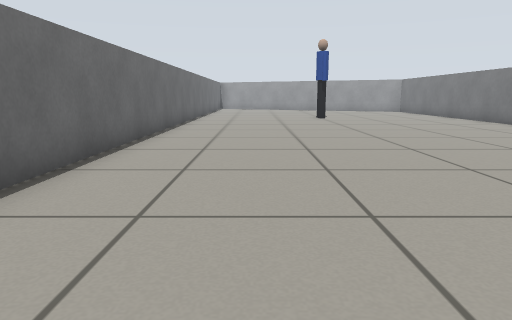
view 1 (above)

16 first-person views from a walk through a Gazebo world. The camera is 0.51 m above the floor, tilts 10° down and sees 70° across. The lines on the ground mark 1 m squares. The floor is counted in squares, 0.5 m on a side. Each view is taken from the middle of a square. On the plan, view 1 faces up. The plan holds only what a view shows up to about 13 squares ahead; the rest is blank. Some stock models are drawn as simple stand-ins.

view 2
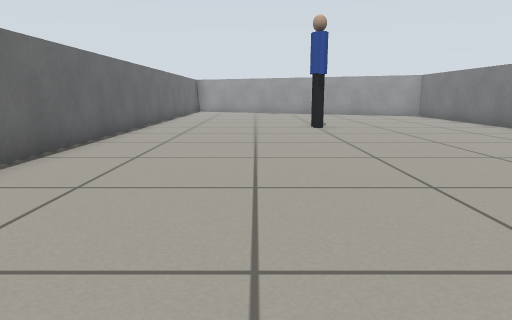

view 3
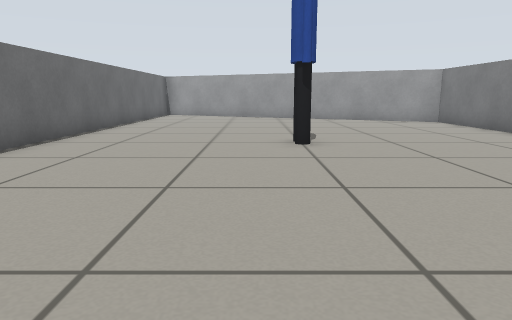

view 4
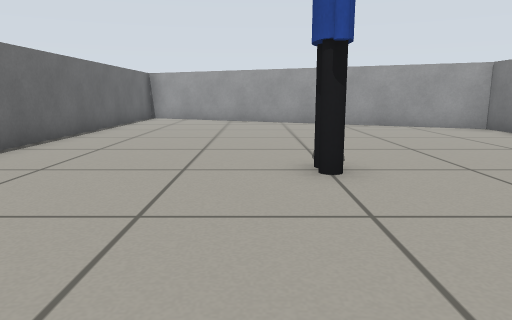

view 5
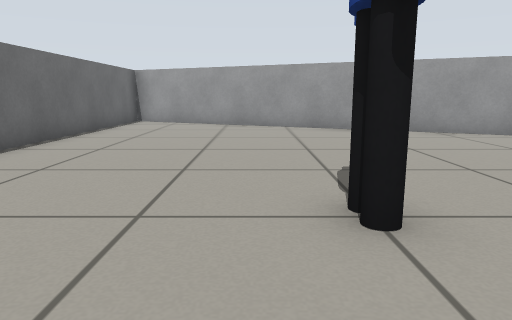

view 6
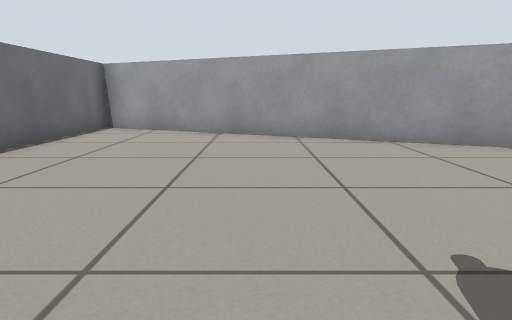

view 7
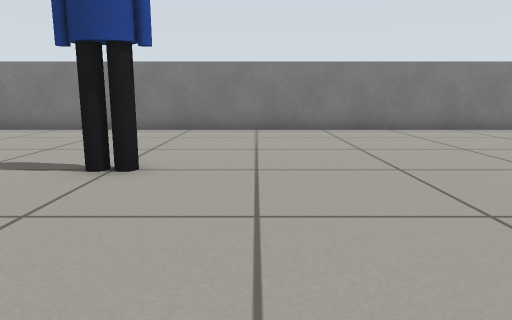

view 8
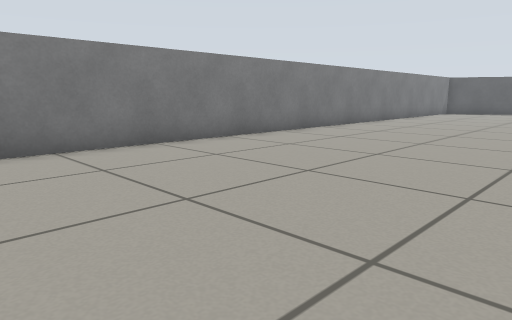

view 9
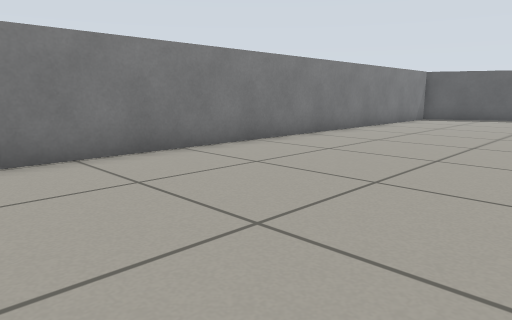

view 10
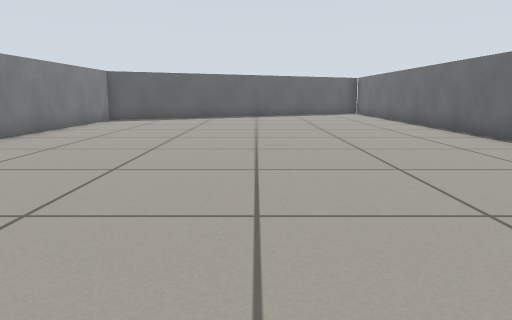

view 11
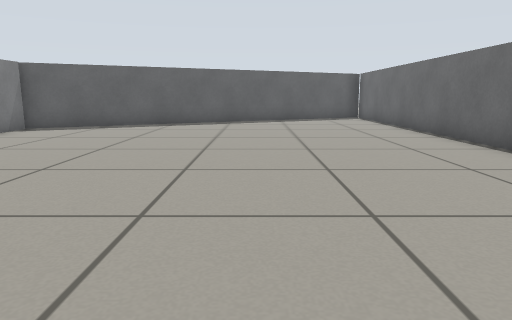

view 12
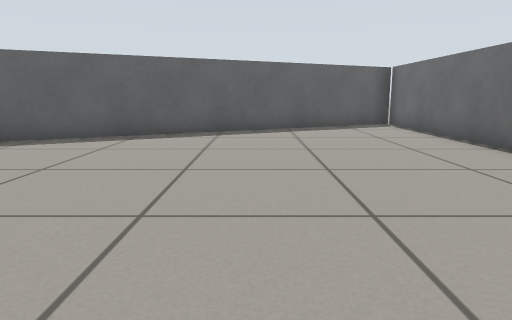

view 13
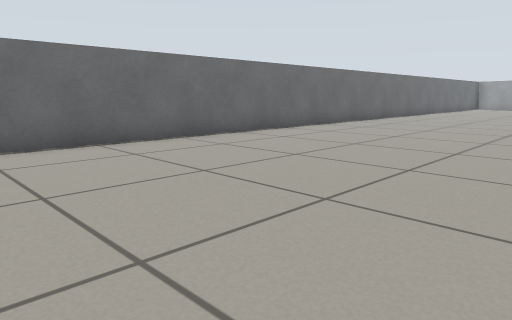

view 14
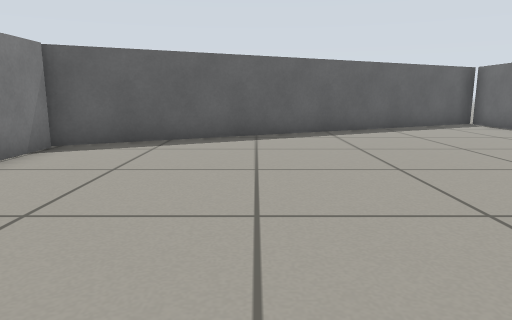

view 15
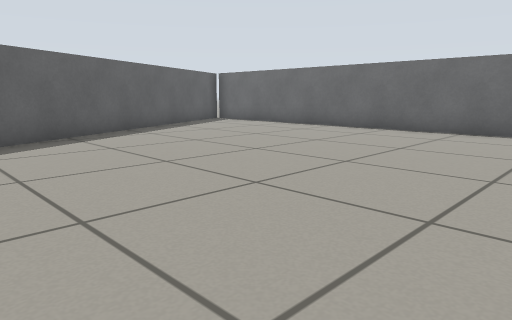

view 16
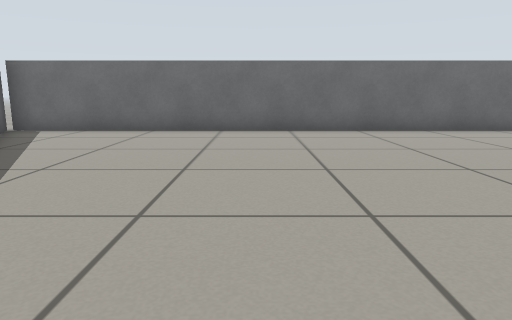

### Floor plan
Points are (right, up) in squares from view 1. A wall is a line through its corners. A room is listed if a view was taken in it or the views show most of it. See-through windows are left out.
Room 1 (views 1, 2, 3, 4, 5, 6, 7, 8, 9, 10, 11, 12, 13, 14, 15, 16)
walls: (-2.8, 28.5) (-2.8, -15.3) (9.1, -9.4) (9.1, 23.2) (-2.2, 28.5)
objects: person (3, 17)

Positions as (right, up) in squares from view 1, and headings:
1: (0, 0), facing up
2: (1, 5), facing up
3: (2, 9), facing up
4: (2, 12), facing up
5: (2, 14), facing up
6: (2, 17), facing up
7: (-2, 15), facing right
8: (2, 13), facing down-right
9: (3, 7), facing down-right
10: (3, 6), facing down
11: (2, 2), facing down
12: (2, -2), facing down
13: (5, -2), facing up-left
14: (5, -2), facing down
15: (8, -2), facing down-left
16: (8, -8), facing left
